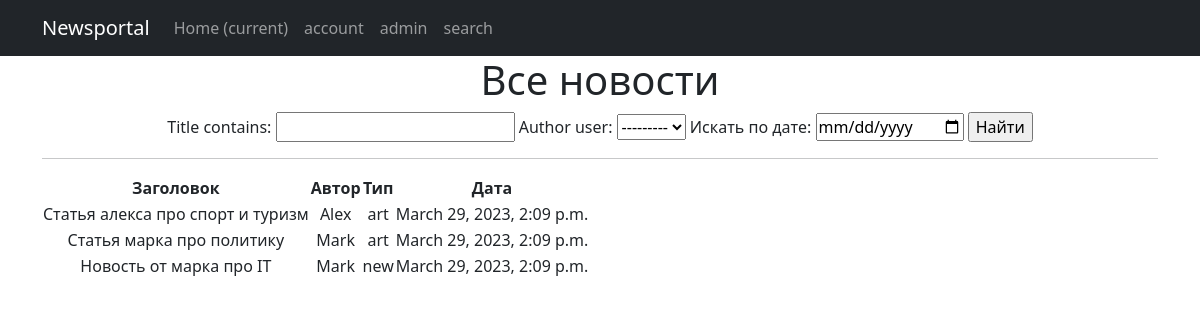
Page /news/search/ on the earlier database version.
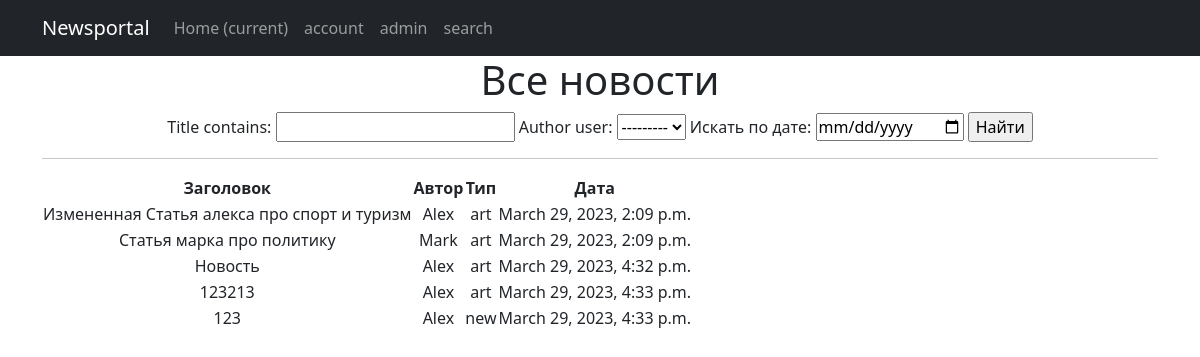
Same page on the later database version.
### news/models.py (models this page shows, shortened)
class Post(models.Model):
    article = 'art'
    news = 'new'
    POST_TYPE = [
        (article, "Статья"),
        (news, "Новость")
    ]
    author = models.ForeignKey(Author, on_delete = models.CASCADE)
    post_type = models.CharField(max_length = 3, choices = POST_TYPE, default = article)
    created = models.DateTimeField(auto_now_add = True)
    cats = models.ManyToManyField(Category, through = 'PostCategory')
    title = models.CharField(max_length = 256)
    text = models.TextField()
    rating = models.IntegerField(default = 0)

class Author(models.Model):
    user = models.OneToOneField(User, on_delete = models.CASCADE)
    rating = models.IntegerField(default = 0)

### news/views.py (the view)
# urls.py: path('search/', PostSearch.as_view(), name='post_search'),
class PostSearch(ListView):
    model = Post
    template_name = 'search.html'
    context_object_name = 'post'
    def get_context_data(self, **kwargs):  # забираем отфильтрованные объекты переопределяя метод get_context_data у наследуемого класса (привет, полиморфизм, мы скучали!!!)
        context = super().get_context_data(**kwargs)
        context['filter'] = PostFilter(self.request.GET, queryset=self.get_queryset())  # вписываем наш фильтр в контекст
        return context

### templates/search.html (shortened to what this page needs)
{% extends 'flatpages/default.html' %}
{% load censor_filter %}
{% block content %}
   <h1>Все новости</h1>
   <form method="GET">
    {{ filter.form }}
    <input type="submit" value="Найти">
   <hr>
   {% if post %}
   <table>
    <thead>
        <th>
            Заголовок
        </th>
        <th>
            Автор
        </th>
        <th>
            Тип
        </th>
        <th>
            Дата
        </th>
    </thead>
    {% for post in filter.qs %}
    <tr>
        <td>
            {{ post.title }}
        </td>
        <td>
            {{ post.author.user }}
        </td>
        <td>
            {{ post.post_type }}
        </td>
        <td>
            {{ post.created }}
        </td>
    </tr>
    {% endfor %}
</table>
{% endif %}
{% endblock content %}

### templates/flatpages/default.html (shortened to what this page needs)
<!DOCTYPE html>
<html lang="en">
    <head>
        {% load static %}
        <link href="{% static 'css/styles.css' %}" rel="stylesheet" />
    </head>
    <body>
        <nav class="navbar navbar-expand-lg navbar-dark bg-dark static-top">
            <div class="container">
                <a class="navbar-brand" href="#">Newsportal</a>
                <div class="collapse navbar-collapse" id="navbarResponsive">
                    <ul class="navbar-nav ml-auto">
                        <li class="nav-item active">
                            <a class="nav-link" href="#">Home
                                <span class="sr-only">(current)</span>
                            </a>
                        </li>
                        <li class="nav-item">
                            <a class="nav-link" href="/">account</a>
                        </li>
                        <li class="nav-item">
                            <a class="nav-link" href="/admin">admin</a>
                        </li>
                        <li class="nav-item">
                            <a class="nav-link" href="/news/search">search</a>
                        </li>
                    </ul>
                </div>
            </div>
         </nav>
        <div class="container">
            <div class="row">
                <div class="col-lg-12 text-center">
                    {% block content %}{% endblock content %}
                </div>
            </div>
         </div>
    </body>
</html>

Differences in the rows shown:
removed Post: title "Новость от марка про IT", author.user "Mark", post_type "new", created "March 29, 2023, 2:09 p.m."
changed Post: title "Статья алекса про спорт и туризм" → "Измененная Статья алекса про спорт и туризм"
added Post: title "Новость", author.user "Alex", post_type "art", created "March 29, 2023, 4:32 p.m."
added Post: title "123213", author.user "Alex", post_type "art", created "March 29, 2023, 4:33 p.m."
added Post: title "123", author.user "Alex", post_type "new", created "March 29, 2023, 4:33 p.m."
